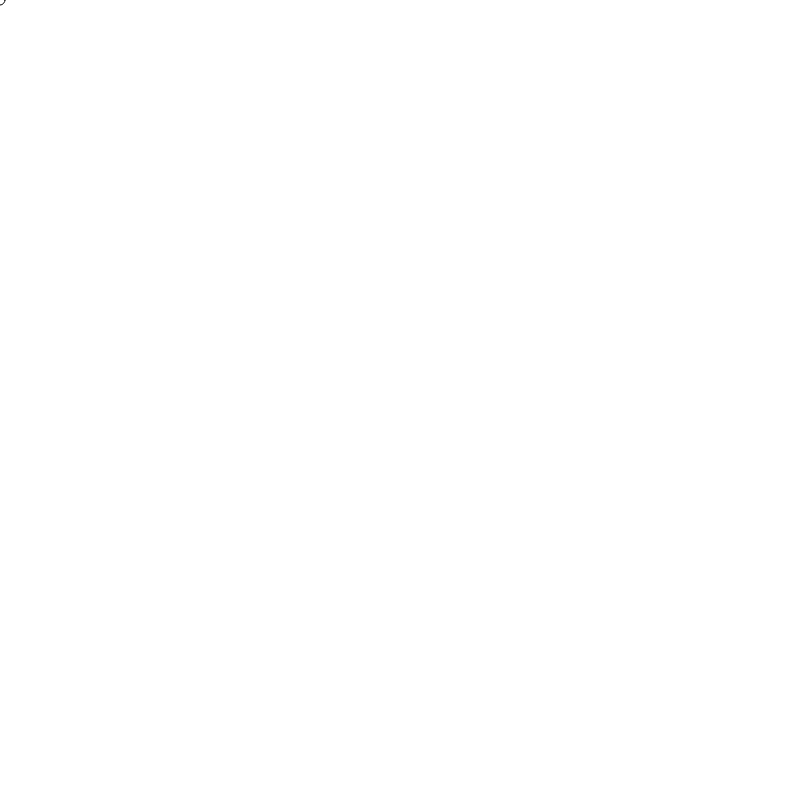
Frame 1 (no input)
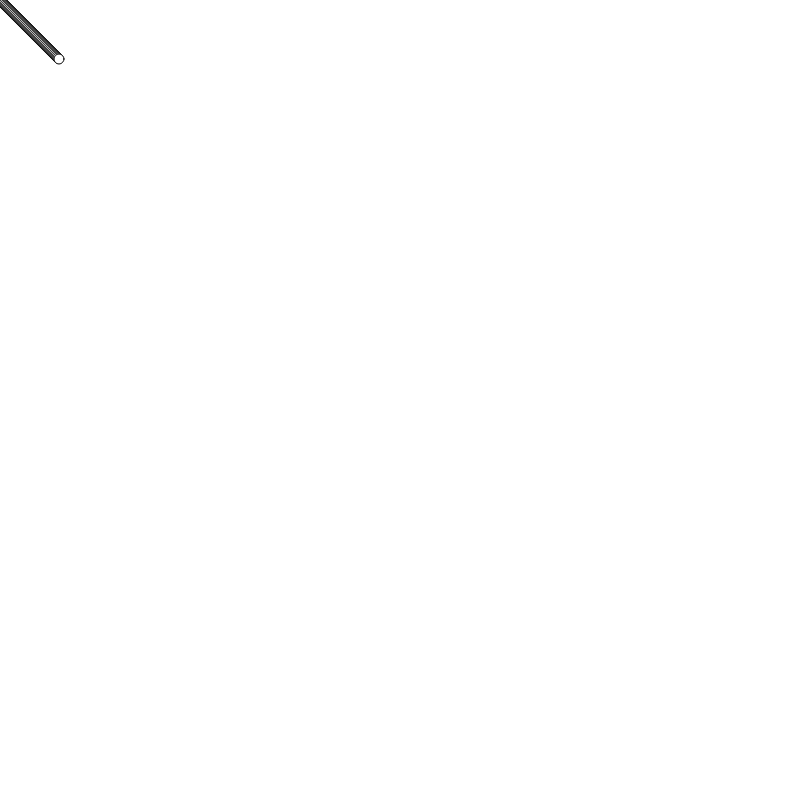
Frame 60 (no input)
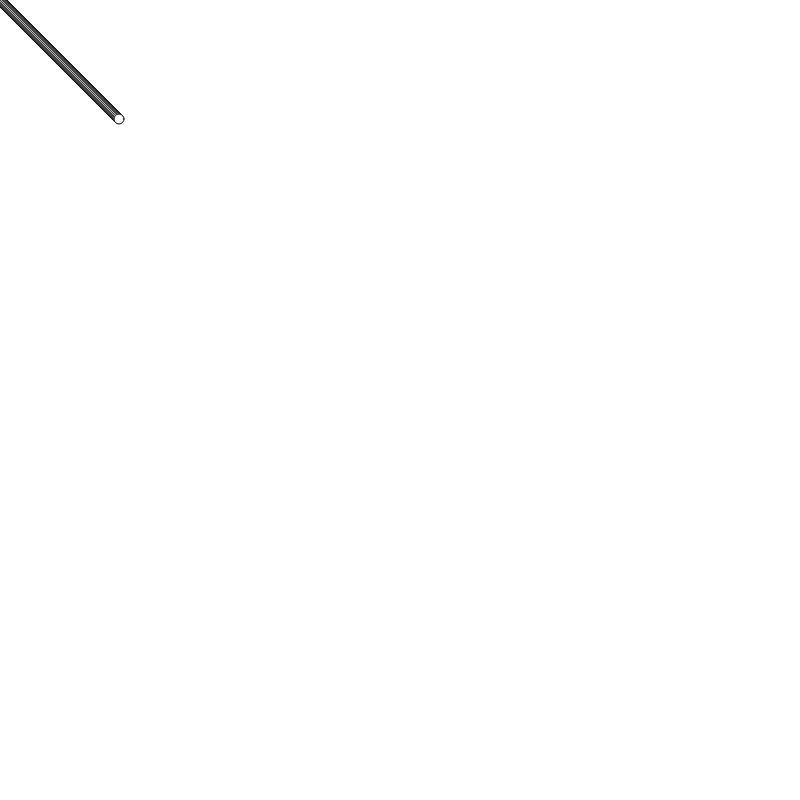
Frame 120 (the mouse pressed at the canvas centre since frame 60)

The p5.js sketch that drew these frames (run headless with seeded random() and noise() and a simulated clock; from frame 60 on, the mouse is pressed at the canvas centre):

// p5.js sketch
// ── sketch.js
var x = 0;
var y = 0;

function setup() {
  createCanvas(800, 800);
}

function draw() {
    ellipse(x, y, 10);
    print(x + "" + y);
    x++;
    y++;
}
